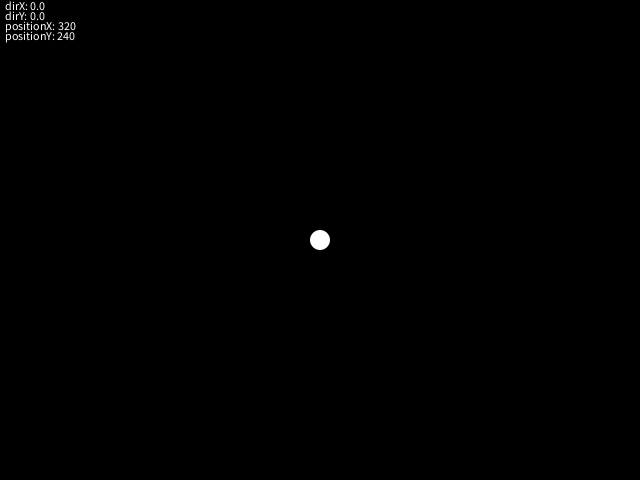
Frame 1 (no input)
Frame 60 (the mouse pressed at the canvas centre just before this capture): identical to frame 1, image omitted
Frame 120 (the mouse held since frame 60 and released just before this capture): identical to frame 1, image omitted

The Processing sketch that drew this single still picture (run headless with seeded random() and noise(); from frame 60 on, the mouse is pressed at the canvas centre):

// Processing sketch: InputAndMovement_04
// ── InputAndMovement_04.pde
int resolutionX = 640;
int resolutionY = 480;

PlayerController player;

void setup()
{
    surface.setSize(resolutionX,resolutionY);
    player = new PlayerController();
    ellipseMode(CENTER);
    noStroke();
}

void draw() 
{
	background(0);
    player.move();
    player.checkWalls();

    if(hasGravity)
        player.makeGravity();
}   
// ── InputController.pde
boolean isLeft, isRight, isUp, isDown;
boolean hasGravity;

void keyPressed()
{
    setInputs(keyCode, true);
}

void keyReleased()
{
    setInputs(keyCode, false);
}

void setInputs(int keyCode, boolean isPressed)
{

    switch (keyCode) {

        case 'A' :
        isLeft = isPressed;
        break;	

        case 'D' :
        isRight = isPressed;
        break;	

        case 'W' :
        isUp = isPressed;
        break;	

        case 'S' :
        isDown = isPressed;
        break;	

        case 'G' :
        {
            if(isPressed)
            hasGravity = !hasGravity;
        }
    }
    
}

// ── PlayerController.pde
public class PlayerController
{
	float maxSpeed = 20;
	float acceleration = 1;
	float friction = 30;
	float width = 20;
	float height = 20;
	float gravity = 1.23;
	float bouncyness = 1;
	
	boolean bounce = true;

	PVector position;
	PVector direction;
	PVector velocity;

	public PlayerController()
	{
		position = new PVector(resolutionX / 2, resolutionY / 2);
    	direction = new PVector(0,0);
    	velocity = new PVector(0,0);
	}

	void move()
	{
		text("dirX: " + direction.x, 5, 10);
		text("dirY: " + direction.y, 5, 20);

		//Get direction
		direction.x = int(isRight) - int(isLeft);
		direction.y = int(isDown) - int(isUp);

		//Acceleration
		velocity.x += direction.normalize().x * acceleration;
		velocity.x = velocity.x >= 0 ? min(velocity.x, maxSpeed) : max(velocity.x, -maxSpeed);
		velocity.y += direction.normalize().y * acceleration; 
		velocity.y = velocity.y >= 0 ? min(velocity.y, maxSpeed) : max(velocity.y, -maxSpeed);

		//friction
		velocity.x -= velocity.x / friction;
		velocity.y -= velocity.y / friction;

		//Set position
		position.x += velocity.x;
		position.y += velocity.y;

		text("positionX: " + (int)position.x, 5, 30);
		text("positionY: " + (int)position.y, 5, 40);
			
		ellipse(position.x, position.y, width, height);
	}

	void checkWalls()
	{
		if(player.position.x - player.width / 2 >= resolutionX)
			player.position.x = 0;
		if(player.position.x + player.width / 2 <= 0)
			player.position.x = resolutionX;
		if(player.position.y - player.height / 2 <= 0)
			player.position.y = 0 + player.height / 2;
		if(player.position.y + player.height / 2 >= resolutionY)
			player.position.y = resolutionY - player.width / 2;

	}

	void makeGravity()
	{
		if(player.position.y + player.height / 2 >= resolutionY)
		{

			println(velocity.y);
			velocity.y = bouncyness * -velocity.y;
			bouncyness -= bouncyness > 0 ? 0.05 : 0;
			if(velocity.y == 0.0)
				bouncyness = 1;
		}
		else
			velocity.y += gravity;
	}
}
